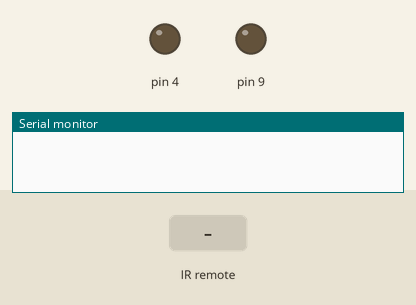
Simulated run of this sketch. Board: Arduino Uno, built with avr-gcc and run on an emulated ATmega328P. Parts: output pins drawn as LEDs (lit = HIGH), the last lines printed to the serial monitor. Inputs (shaded band) come from the test bench.

Above: at 1.2 s.
1.3 s: infrared code 0xF30CFF00 received
At 1.9 s:
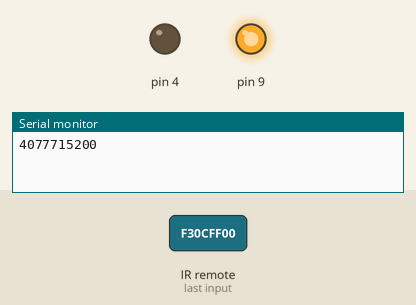
3.5 s: infrared code 0xA15EFF00 received
At 4.1 s:
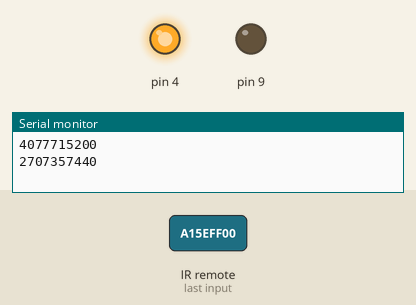
Timing chart, 0 to 6.5 s (numbered marks = the images above; inputs shaded):
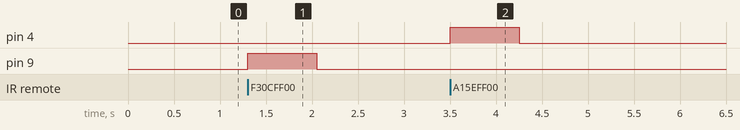

Measured:
- after the input at 1.3 s, pin 9: LOW → HIGH at once, → LOW 0.75 s later
- after the input at 3.5 s, pin 4: LOW → HIGH at once, → LOW 0.75 s later

The sketch:

BareMinimum.ino
```cpp
#include <IRremote.hpp>
// #define one F30CFF00;

int pinl=13, in=7, read;

      const int one = 4077715200;
void setup() {
  // put your setup code here, to run once:

Serial.begin(9600);
IrReceiver.begin(7, 9);


// pinMode(13, OUTPUT);
pinMode(9, OUTPUT);
pinMode(4, OUTPUT);
pinMode(7, INPUT);
// pinMode(in, INPUT);
}

void loop() {
// #define one F30CFF00;
if (IrReceiver.decode()) {
      Serial.println(IrReceiver.decodedIRData.decodedRawData);
      // IrReceiver.printIRResultShort(&Serial); // optional use new print version
      switch(IrReceiver.decodedIRData.decodedRawData) {
        case 4077715200: //1
        digitalWrite(9, HIGH);
        delay(750);
        digitalWrite(9, LOW);
        break;
        case 3877175040: //2
        digitalWrite(3, HIGH);
        delay(750);
        digitalWrite(3, LOW);
        break;
        case 2707357440: //3
        digitalWrite(4, HIGH);
        delay(750);
        digitalWrite(4, LOW);
        break;
      }

      IrReceiver.resume();

      // delay(1000);


    // switch(results.value, DEC) {
    //   case 16724175:
    //   Serial.println(69);
    //   break;
    // }


  }
// read=digitalRead(7);
// digitalWrite(13,LOW);

}
```
